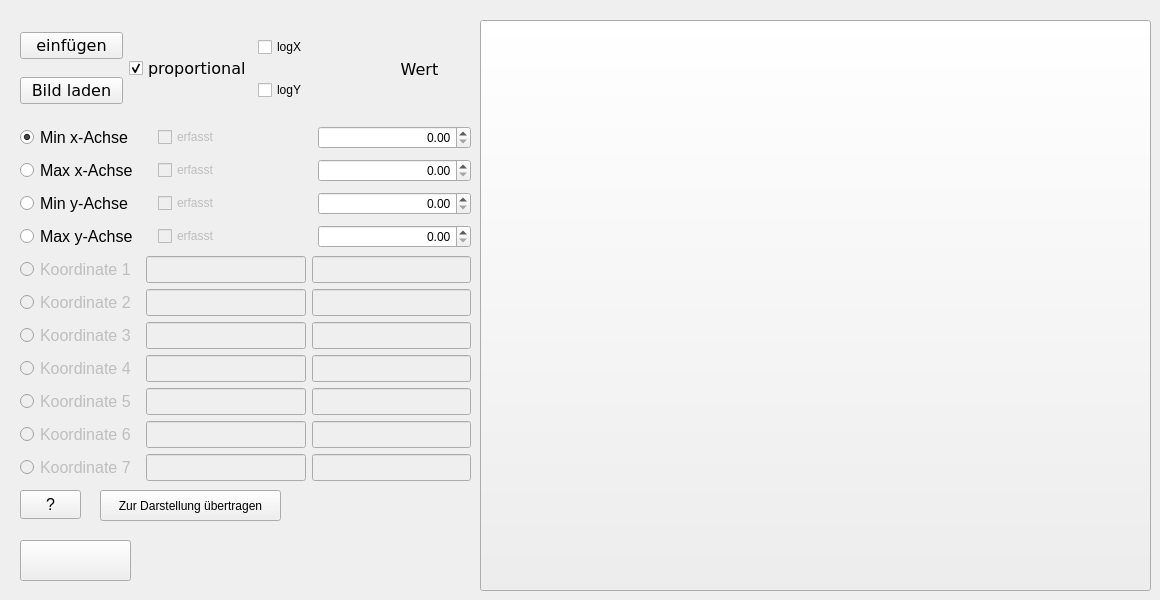
    <widget class="QWidget" name="tab_digi">
     <attribute name="title">
      <string>Digitalisieren</string>
     </attribute>
     <widget class="QWidget" name="layoutWidget">
      <property name="geometry">
       <rect>
        <x>20</x>
        <y>20</y>
        <width>451</width>
        <height>461</height>
       </rect>
      </property>
      <layout class="QVBoxLayout" name="verticalLayout">
       <item>
        <layout class="QHBoxLayout" name="horizontalLayout_193">
         <item>
          <layout class="QVBoxLayout" name="verticalLayout_2">
           <item>
            <widget class="QPushButton" name="pushButton_3">
             <property name="font">
              <font>
               <family>Verdana</family>
               <pointsize>12</pointsize>
              </font>
             </property>
             <property name="toolTip">
              <string>Einen Screenshot direkt aus dem Zwischenspeicher einfügen.</string>
             </property>
             <property name="text">
              <string>einfügen</string>
             </property>
             <property name="icon">
              <iconset resource="build/Desktop_Qt_5_15_2_MinGW_64_bit-Release/release/qmake_qmake_qm_files.qrc">
               <normaloff>:/i18n/CurveFit_en_GB.qm</normaloff>:/i18n/CurveFit_en_GB.qm</iconset>
             </property>
            </widget>
           </item>
           <item>
            <widget class="QPushButton" name="pushButton_9">
             <property name="font">
              <font>
               <family>Verdana</family>
               <pointsize>12</pointsize>
               <italic>false</italic>
               <bold>false</bold>
              </font>
             </property>
             <property name="toolTip">
              <string>Lade eine *.jpg oder *.png - Datei, um sie in das Digitalisierungsfenster zu laden.</string>
             </property>
             <property name="statusTip">
              <string/>
             </property>
             <property name="styleSheet">
              <string notr="true">font: 12pt &quot;Verdana&quot;;</string>
             </property>
             <property name="text">
              <string>Bild laden</string>
             </property>
            </widget>
           </item>
          </layout>
         </item>
         <item>
          <widget class="QCheckBox" name="cb_propo">
           <property name="font">
            <font>
             <family>Verdana</family>
             <pointsize>12</pointsize>
             <italic>false</italic>
             <bold>false</bold>
            </font>
           </property>
           <property name="toolTip">
            <string>Bei Deaktivierung wird das Bild flächenfüllend eingefügt.</string>
           </property>
           <property name="styleSheet">
            <string notr="true">font: 12pt &quot;Verdana&quot;;</string>
           </property>
           <property name="text">
            <string>proportional</string>
           </property>
           <property name="checked">
            <bool>true</bool>
           </property>
          </widget>
         </item>
         <item>
          <layout class="QVBoxLayout" name="verticalLayout_3">
           <item>
            <widget class="QCheckBox" name="cb_logx">
             <property name="toolTip">
              <string>Aktivieren, wenn die X-Achse logarythmisch skaliert ist</string>
             </property>
             <property name="styleSheet">
              <string notr="true">font: 12pt &quot;Verdana&quot;;</string>
             </property>
             <property name="text">
              <string>logX</string>
             </property>
            </widget>
           </item>
           <item>
            <widget class="QCheckBox" name="cb_logy">
             <property name="toolTip">
              <string>Aktivieren, wenn die Y-Achse logarythmisch skaliert ist</string>
             </property>
             <property name="styleSheet">
              <string notr="true">font: 12pt &quot;Verdana&quot;;</string>
             </property>
             <property name="text">
              <string>logY</string>
             </property>
            </widget>
           </item>
          </layout>
         </item>
         <item>
          <widget class="QLabel" name="label_211">
           <property name="font">
            <font>
             <family>Verdana</family>
             <pointsize>12</pointsize>
             <italic>false</italic>
             <bold>false</bold>
            </font>
           </property>
           <property name="styleSheet">
            <string notr="true">font: 12pt &quot;Verdana&quot;;</string>
           </property>
           <property name="text">
            <string>Wert</string>
           </property>
           <property name="alignment">
            <set>Qt::AlignCenter</set>
           </property>
          </widget>
         </item>
        </layout>
       </item>
       <item>
        <layout class="QHBoxLayout" name="horizontalLayout_102">
         <item>
          <widget class="QRadioButton" name="rb_dig2_0x">
           <property name="minimumSize">
            <size>
             <width>120</width>
             <height>0</height>
            </size>
           </property>
           <property name="maximumSize">
            <size>
             <width>120</width>
             <height>16777215</height>
            </size>
           </property>
           <property name="font">
            <font>
             <pointsize>12</pointsize>
            </font>
           </property>
           <property name="toolTip">
            <string>Zuerst wird das Minimum auf der X-Achse markiert.
Der Punkt wird auch als der Minimalwert auf der Y-Achse angenommen.
Sollte dieser an einer anderen Stelle liegen, muss er separat markiert werden.</string>
           </property>
           <property name="text">
            <string>Min x-Achse</string>
           </property>
           <property name="checked">
            <bool>true</bool>
           </property>
          </widget>
         </item>
         <item>
          <widget class="QLineEdit" name="i_dig2_0xx">
           <property name="enabled">
            <bool>false</bool>
           </property>
           <property name="maximumSize">
            <size>
             <width>0</width>
             <height>16777215</height>
            </size>
           </property>
           <property name="font">
            <font>
             <pointsize>12</pointsize>
            </font>
           </property>
           <property name="alignment">
            <set>Qt::AlignRight|Qt::AlignTrailing|Qt::AlignVCenter</set>
           </property>
          </widget>
         </item>
         <item>
          <widget class="QLineEdit" name="i_dig2_0xy">
           <property name="enabled">
            <bool>false</bool>
           </property>
           <property name="maximumSize">
            <size>
             <width>0</width>
             <height>16777215</height>
            </size>
           </property>
           <property name="font">
            <font>
             <pointsize>12</pointsize>
            </font>
           </property>
           <property name="alignment">
            <set>Qt::AlignRight|Qt::AlignTrailing|Qt::AlignVCenter</set>
           </property>
          </widget>
         </item>
         <item>
          <widget class="QCheckBox" name="ck_xmin">
           <property name="enabled">
            <bool>false</bool>
           </property>
           <property name="text">
            <string>erfasst</string>
           </property>
          </widget>
         </item>
         <item>
          <widget class="QDoubleSpinBox" name="i_dig2_xmin">
           <property name="styleSheet">
            <string notr="true">font: 12pt &quot;Verdana&quot;;</string>
           </property>
           <property name="alignment">
            <set>Qt::AlignRight|Qt::AlignTrailing|Qt::AlignVCenter</set>
           </property>
           <property name="maximum">
            <double>10000.000000000000000</double>
           </property>
          </widget>
         </item>
        </layout>
       </item>
       <item>
        <layout class="QHBoxLayout" name="horizontalLayout_103">
         <item>
          <widget class="QRadioButton" name="rb_dig2_100x">
           <property name="minimumSize">
            <size>
             <width>120</width>
             <height>0</height>
            </size>
           </property>
           <property name="maximumSize">
            <size>
             <width>120</width>
             <height>16777215</height>
            </size>
           </property>
           <property name="font">
            <font>
             <pointsize>12</pointsize>
            </font>
           </property>
           <property name="toolTip">
            <string>Maximum der X-Achse</string>
           </property>
           <property name="text">
            <string>Max x-Achse</string>
           </property>
          </widget>
         </item>
         <item>
          <widget class="QLineEdit" name="i_dig2_100xx">
           <property name="enabled">
            <bool>false</bool>
           </property>
           <property name="maximumSize">
            <size>
             <width>0</width>
             <height>16777215</height>
            </size>
           </property>
           <property name="font">
            <font>
             <pointsize>12</pointsize>
            </font>
           </property>
           <property name="alignment">
            <set>Qt::AlignRight|Qt::AlignTrailing|Qt::AlignVCenter</set>
           </property>
          </widget>
         </item>
         <item>
          <widget class="QLineEdit" name="i_dig2_100xy">
           <property name="enabled">
            <bool>false</bool>
           </property>
           <property name="maximumSize">
            <size>
             <width>0</width>
             <height>16777215</height>
            </size>
           </property>
           <property name="font">
            <font>
             <pointsize>12</pointsize>
            </font>
           </property>
           <property name="alignment">
            <set>Qt::AlignRight|Qt::AlignTrailing|Qt::AlignVCenter</set>
           </property>
          </widget>
         </item>
         <item>
          <widget class="QCheckBox" name="ck_xmax">
           <property name="enabled">
            <bool>false</bool>
           </property>
           <property name="text">
            <string>erfasst</string>
           </property>
          </widget>
         </item>
         <item>
          <widget class="QDoubleSpinBox" name="i_dig2_xmax">
           <property name="styleSheet">
            <string notr="true">font: 12pt &quot;Verdana&quot;;</string>
           </property>
           <property name="alignment">
            <set>Qt::AlignRight|Qt::AlignTrailing|Qt::AlignVCenter</set>
           </property>
           <property name="maximum">
            <double>50000.000000000000000</double>
           </property>
          </widget>
         </item>
        </layout>
       </item>
       <item>
        <layout class="QHBoxLayout" name="horizontalLayout_104">
         <item>
          <widget class="QRadioButton" name="rb_dig2_0y">
           <property name="minimumSize">
            <size>
             <width>120</width>
             <height>0</height>
            </size>
           </property>
           <property name="maximumSize">
            <size>
             <width>120</width>
             <height>16777215</height>
            </size>
           </property>
           <property name="font">
            <font>
             <pointsize>12</pointsize>
            </font>
           </property>
           <property name="text">
            <string>Min y-Achse</string>
           </property>
          </widget>
         </item>
         <item>
          <widget class="QLineEdit" name="i_dig2_0yx">
           <property name="enabled">
            <bool>false</bool>
           </property>
           <property name="maximumSize">
            <size>
             <width>0</width>
             <height>16777215</height>
            </size>
           </property>
           <property name="font">
            <font>
             <pointsize>12</pointsize>
            </font>
           </property>
           <property name="alignment">
            <set>Qt::AlignRight|Qt::AlignTrailing|Qt::AlignVCenter</set>
           </property>
          </widget>
         </item>
         <item>
          <widget class="QLineEdit" name="i_dig2_0yy">
           <property name="enabled">
            <bool>false</bool>
           </property>
           <property name="maximumSize">
            <size>
             <width>0</width>
             <height>16777215</height>
            </size>
           </property>
           <property name="font">
            <font>
             <pointsize>12</pointsize>
            </font>
           </property>
           <property name="alignment">
            <set>Qt::AlignRight|Qt::AlignTrailing|Qt::AlignVCenter</set>
           </property>
          </widget>
         </item>
         <item>
          <widget class="QCheckBox" name="ck_ymin">
           <property name="enabled">
            <bool>false</bool>
           </property>
           <property name="text">
            <string>erfasst</string>
           </property>
          </widget>
         </item>
         <item>
          <widget class="QDoubleSpinBox" name="i_dig2_ymin">
           <property name="styleSheet">
            <string notr="true">font: 12pt &quot;Verdana&quot;;</string>
           </property>
           <property name="alignment">
            <set>Qt::AlignRight|Qt::AlignTrailing|Qt::AlignVCenter</set>
           </property>
           <property name="maximum">
            <double>10000.000000000000000</double>
           </property>
          </widget>
         </item>
        </layout>
       </item>
       <item>
        <layout class="QHBoxLayout" name="horizontalLayout_105">
         <item>
          <widget class="QRadioButton" name="rb_dig2_100y">
           <property name="minimumSize">
            <size>
             <width>120</width>
             <height>0</height>
            </size>
           </property>
           <property name="maximumSize">
            <size>
             <width>120</width>
             <height>16777215</height>
            </size>
           </property>
           <property name="font">
            <font>
             <pointsize>12</pointsize>
            </font>
           </property>
           <property name="text">
            <string>Max y-Achse</string>
           </property>
          </widget>
         </item>
         <item>
          <widget class="QLineEdit" name="i_dig2_100yx">
           <property name="enabled">
            <bool>false</bool>
           </property>
           <property name="maximumSize">
            <size>
             <width>0</width>
             <height>16777215</height>
            </size>
           </property>
           <property name="font">
            <font>
             <pointsize>12</pointsize>
            </font>
           </property>
           <property name="alignment">
            <set>Qt::AlignRight|Qt::AlignTrailing|Qt::AlignVCenter</set>
           </property>
          </widget>
         </item>
         <item>
          <widget class="QLineEdit" name="i_dig2_100yy">
           <property name="enabled">
            <bool>false</bool>
           </property>
           <property name="maximumSize">
            <size>
             <width>0</width>
             <height>16777215</height>
            </size>
           </property>
           <property name="font">
            <font>
             <pointsize>12</pointsize>
            </font>
           </property>
           <property name="alignment">
            <set>Qt::AlignRight|Qt::AlignTrailing|Qt::AlignVCenter</set>
           </property>
          </widget>
         </item>
         <item>
          <widget class="QCheckBox" name="ck_ymax">
           <property name="enabled">
            <bool>false</bool>
           </property>
           <property name="text">
            <string>erfasst</string>
           </property>
          </widget>
         </item>
         <item>
          <widget class="QDoubleSpinBox" name="i_dig2_ymax">
           <property name="styleSheet">
            <string notr="true">font: 12pt &quot;Verdana&quot;;</string>
           </property>
           <property name="alignment">
            <set>Qt::AlignRight|Qt::AlignTrailing|Qt::AlignVCenter</set>
           </property>
           <property name="maximum">
            <double>50000.000000000000000</double>
           </property>
          </widget>
         </item>
        </layout>
       </item>
       <item>
        <layout class="QHBoxLayout" name="horizontalLayout_106">
         <item>
          <widget class="QRadioButton" name="rb_dig2_ko1">
           <property name="enabled">
            <bool>false</bool>
           </property>
           <property name="minimumSize">
            <size>
             <width>120</width>
             <height>0</height>
            </size>
           </property>
           <property name="maximumSize">
            <size>
             <width>120</width>
             <height>16777215</height>
            </size>
           </property>
           <property name="font">
            <font>
             <pointsize>12</pointsize>
            </font>
           </property>
           <property name="text">
            <string>Koordinate 1</string>
           </property>
          </widget>
         </item>
         <item>
          <widget class="QLineEdit" name="i_dig2_ko1q">
           <property name="enabled">
            <bool>false</bool>
           </property>
           <property name="font">
            <font>
             <pointsize>12</pointsize>
            </font>
           </property>
           <property name="alignment">
            <set>Qt::AlignRight|Qt::AlignTrailing|Qt::AlignVCenter</set>
           </property>
          </widget>
         </item>
         <item>
          <widget class="QLineEdit" name="i_dig2_ko1h">
           <property name="enabled">
            <bool>false</bool>
           </property>
           <property name="font">
            <font>
             <pointsize>12</pointsize>
            </font>
           </property>
           <property name="alignment">
            <set>Qt::AlignRight|Qt::AlignTrailing|Qt::AlignVCenter</set>
           </property>
          </widget>
         </item>
        </layout>
       </item>
       <item>
        <layout class="QHBoxLayout" name="horizontalLayout_107">
         <item>
          <widget class="QRadioButton" name="rb_dig2_ko2">
           <property name="enabled">
            <bool>false</bool>
           </property>
           <property name="minimumSize">
            <size>
             <width>120</width>
             <height>0</height>
            </size>
           </property>
           <property name="maximumSize">
            <size>
             <width>120</width>
             <height>16777215</height>
            </size>
           </property>
           <property name="font">
            <font>
             <pointsize>12</pointsize>
            </font>
           </property>
           <property name="text">
            <string>Koordinate 2</string>
           </property>
          </widget>
         </item>
         <item>
          <widget class="QLineEdit" name="i_dig2_ko2q">
           <property name="enabled">
            <bool>false</bool>
           </property>
           <property name="font">
            <font>
             <pointsize>12</pointsize>
            </font>
           </property>
           <property name="alignment">
            <set>Qt::AlignRight|Qt::AlignTrailing|Qt::AlignVCenter</set>
           </property>
          </widget>
         </item>
         <item>
          <widget class="QLineEdit" name="i_dig2_ko2h">
           <property name="enabled">
            <bool>false</bool>
           </property>
           <property name="font">
            <font>
             <pointsize>12</pointsize>
            </font>
           </property>
           <property name="alignment">
            <set>Qt::AlignRight|Qt::AlignTrailing|Qt::AlignVCenter</set>
           </property>
          </widget>
         </item>
        </layout>
       </item>
       <item>
        <layout class="QHBoxLayout" name="horizontalLayout_108">
         <item>
          <widget class="QRadioButton" name="rb_dig2_ko3">
           <property name="enabled">
            <bool>false</bool>
           </property>
           <property name="minimumSize">
            <size>
             <width>120</width>
             <height>0</height>
            </size>
           </property>
           <property name="maximumSize">
            <size>
             <width>120</width>
             <height>16777215</height>
            </size>
           </property>
           <property name="font">
            <font>
             <pointsize>12</pointsize>
            </font>
           </property>
           <property name="text">
            <string>Koordinate 3</string>
           </property>
          </widget>
         </item>
         <item>
          <widget class="QLineEdit" name="i_dig2_ko3q">
           <property name="enabled">
            <bool>false</bool>
           </property>
           <property name="font">
            <font>
             <pointsize>12</pointsize>
            </font>
           </property>
           <property name="alignment">
            <set>Qt::AlignRight|Qt::AlignTrailing|Qt::AlignVCenter</set>
           </property>
          </widget>
         </item>
         <item>
          <widget class="QLineEdit" name="i_dig2_ko3h">
           <property name="enabled">
            <bool>false</bool>
           </property>
           <property name="font">
            <font>
             <pointsize>12</pointsize>
            </font>
           </property>
           <property name="alignment">
            <set>Qt::AlignRight|Qt::AlignTrailing|Qt::AlignVCenter</set>
           </property>
          </widget>
         </item>
        </layout>
       </item>
       <item>
        <layout class="QHBoxLayout" name="horizontalLayout_109">
         <item>
          <widget class="QRadioButton" name="rb_dig2_ko4">
           <property name="enabled">
            <bool>false</bool>
           </property>
           <property name="minimumSize">
            <size>
             <width>120</width>
             <height>0</height>
            </size>
           </property>
           <property name="maximumSize">
            <size>
             <width>120</width>
             <height>16777215</height>
            </size>
           </property>
           <property name="font">
            <font>
             <pointsize>12</pointsize>
            </font>
           </property>
           <property name="text">
            <string>Koordinate 4</string>
           </property>
          </widget>
         </item>
         <item>
          <widget class="QLineEdit" name="i_dig2_ko4q">
           <property name="enabled">
            <bool>false</bool>
           </property>
           <property name="font">
            <font>
             <pointsize>12</pointsize>
            </font>
           </property>
           <property name="alignment">
            <set>Qt::AlignRight|Qt::AlignTrailing|Qt::AlignVCenter</set>
           </property>
          </widget>
         </item>
         <item>
          <widget class="QLineEdit" name="i_dig2_ko4h">
           <property name="enabled">
            <bool>false</bool>
           </property>
           <property name="font">
            <font>
             <pointsize>12</pointsize>
            </font>
           </property>
           <property name="alignment">
            <set>Qt::AlignRight|Qt::AlignTrailing|Qt::AlignVCenter</set>
           </property>
          </widget>
         </item>
        </layout>
       </item>
       <item>
        <layout class="QHBoxLayout" name="horizontalLayout_110">
         <item>
          <widget class="QRadioButton" name="rb_dig2_ko5">
           <property name="enabled">
            <bool>false</bool>
           </property>
           <property name="minimumSize">
            <size>
             <width>120</width>
             <height>0</height>
            </size>
           </property>
           <property name="maximumSize">
            <size>
             <width>120</width>
             <height>16777215</height>
            </size>
           </property>
           <property name="font">
            <font>
             <pointsize>12</pointsize>
            </font>
           </property>
           <property name="text">
            <string>Koordinate 5</string>
           </property>
          </widget>
         </item>
         <item>
          <widget class="QLineEdit" name="i_dig2_ko5q">
           <property name="enabled">
            <bool>false</bool>
           </property>
           <property name="font">
            <font>
             <pointsize>12</pointsize>
            </font>
           </property>
           <property name="alignment">
            <set>Qt::AlignRight|Qt::AlignTrailing|Qt::AlignVCenter</set>
           </property>
          </widget>
         </item>
         <item>
          <widget class="QLineEdit" name="i_dig2_ko5h">
           <property name="enabled">
            <bool>false</bool>
           </property>
           <property name="font">
            <font>
             <pointsize>12</pointsize>
            </font>
           </property>
           <property name="alignment">
            <set>Qt::AlignRight|Qt::AlignTrailing|Qt::AlignVCenter</set>
           </property>
          </widget>
         </item>
        </layout>
       </item>
       <item>
        <layout class="QHBoxLayout" name="horizontalLayout_111">
         <item>
          <widget class="QRadioButton" name="rb_dig2_ko6">
           <property name="enabled">
            <bool>false</bool>
           </property>
           <property name="minimumSize">
            <size>
             <width>120</width>
             <height>0</height>
            </size>
           </property>
           <property name="maximumSize">
            <size>
             <width>120</width>
             <height>16777215</height>
            </size>
           </property>
           <property name="font">
            <font>
             <pointsize>12</pointsize>
            </font>
           </property>
           <property name="text">
            <string>Koordinate 6</string>
           </property>
          </widget>
         </item>
         <item>
          <widget class="QLineEdit" name="i_dig2_ko6q">
           <property name="enabled">
            <bool>false</bool>
           </property>
           <property name="font">
            <font>
             <pointsize>12</pointsize>
            </font>
           </property>
           <property name="alignment">
            <set>Qt::AlignRight|Qt::AlignTrailing|Qt::AlignVCenter</set>
           </property>
          </widget>
         </item>
         <item>
          <widget class="QLineEdit" name="i_dig2_ko6h">
           <property name="enabled">
            <bool>false</bool>
           </property>
           <property name="font">
            <font>
             <pointsize>12</pointsize>
            </font>
           </property>
           <property name="alignment">
            <set>Qt::AlignRight|Qt::AlignTrailing|Qt::AlignVCenter</set>
           </property>
          </widget>
         </item>
        </layout>
       </item>
       <item>
        <layout class="QHBoxLayout" name="horizontalLayout_112">
         <item>
          <widget class="QRadioButton" name="rb_dig2_ko7">
           <property name="enabled">
            <bool>false</bool>
           </property>
           <property name="minimumSize">
            <size>
             <width>120</width>
             <height>0</height>
            </size>
           </property>
           <property name="maximumSize">
            <size>
             <width>120</width>
             <height>16777215</height>
            </size>
           </property>
           <property name="font">
            <font>
             <pointsize>12</pointsize>
            </font>
           </property>
           <property name="text">
            <string>Koordinate 7</string>
           </property>
          </widget>
         </item>
         <item>
          <widget class="QLineEdit" name="i_dig2_ko7q">
           <property name="enabled">
            <bool>false</bool>
           </property>
           <property name="font">
            <font>
             <pointsize>12</pointsize>
            </font>
           </property>
           <property name="alignment">
            <set>Qt::AlignRight|Qt::AlignTrailing|Qt::AlignVCenter</set>
           </property>
          </widget>
         </item>
         <item>
          <widget class="QLineEdit" name="i_dig2_ko7h">
           <property name="enabled">
            <bool>false</bool>
           </property>
           <property name="font">
            <font>
             <pointsize>12</pointsize>
            </font>
           </property>
           <property name="alignment">
            <set>Qt::AlignRight|Qt::AlignTrailing|Qt::AlignVCenter</set>
           </property>
          </widget>
         </item>
        </layout>
       </item>
      </layout>
     </widget>
     <widget class="QPushButton" name="pushButton_2">
      <property name="geometry">
       <rect>
        <x>20</x>
        <y>490</y>
        <width>61</width>
        <height>29</height>
       </rect>
      </property>
      <property name="font">
       <font>
        <pointsize>12</pointsize>
       </font>
      </property>
      <property name="text">
       <string>?</string>
      </property>
     </widget>
     <widget class="QPushButton" name="pushButton_5">
      <property name="geometry">
       <rect>
        <x>480</x>
        <y>20</y>
        <width>671</width>
        <height>571</height>
       </rect>
      </property>
      <property name="text">
       <string/>
      </property>
     </widget>
     <widget class="QPushButton" name="pushButton">
      <property name="geometry">
       <rect>
        <x>100</x>
        <y>490</y>
        <width>181</width>
        <height>31</height>
       </rect>
      </property>
      <property name="text">
       <string>Zur Darstellung übertragen</string>
      </property>
     </widget>
     <widget class="QPushButton" name="pushButton_7">
      <property name="geometry">
       <rect>
        <x>20</x>
        <y>540</y>
        <width>111</width>
        <height>41</height>
       </rect>
      </property>
      <property name="text">
       <string/>
      </property>
      <property name="icon">
       <iconset resource="resource.qrc">
        <normaloff>:/paypal.png</normaloff>:/paypal.png</iconset>
      </property>
      <property name="iconSize">
       <size>
        <width>96</width>
        <height>96</height>
       </size>
      </property>
     </widget>
    </widget>
